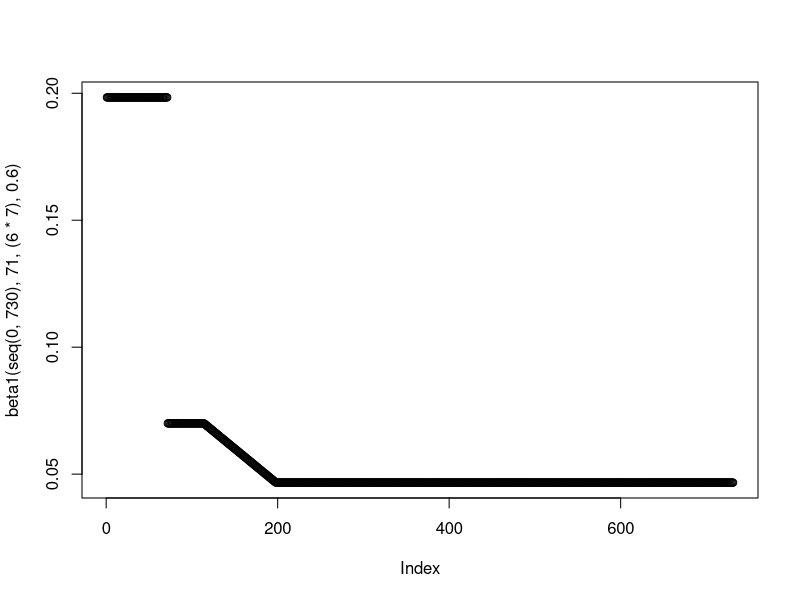
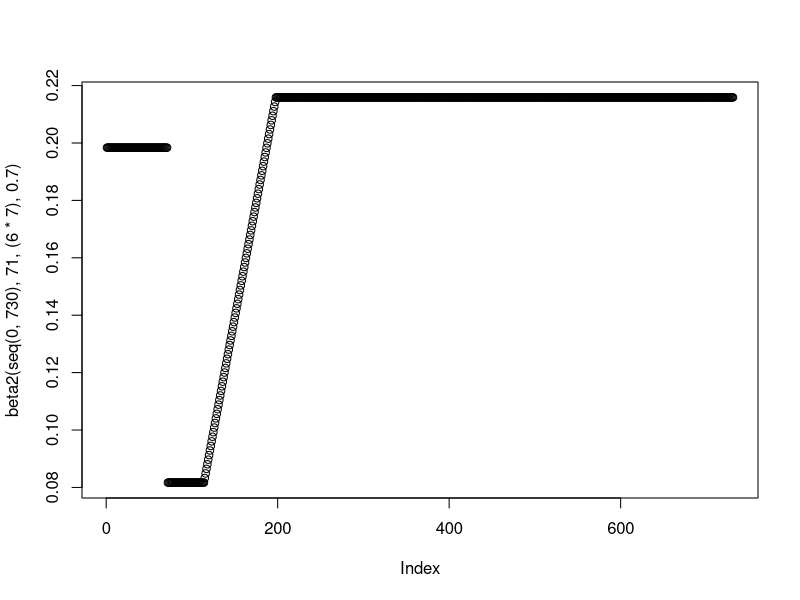
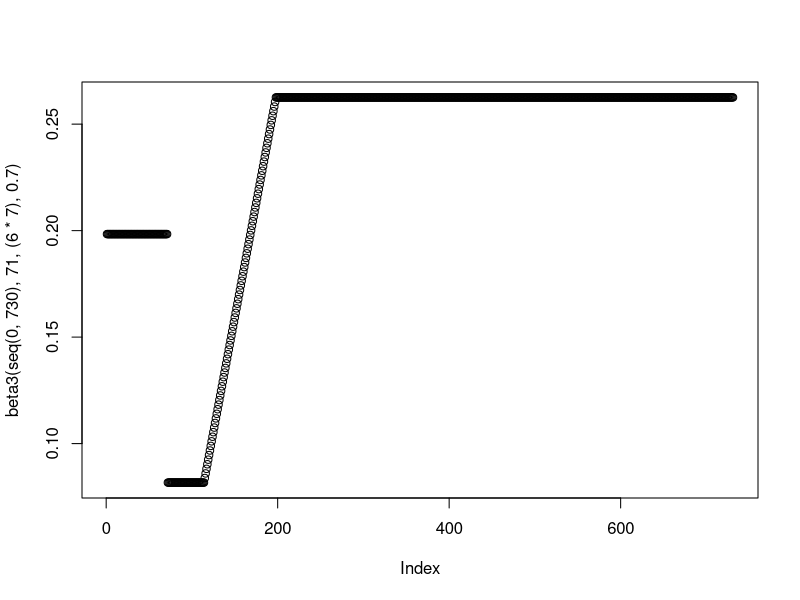
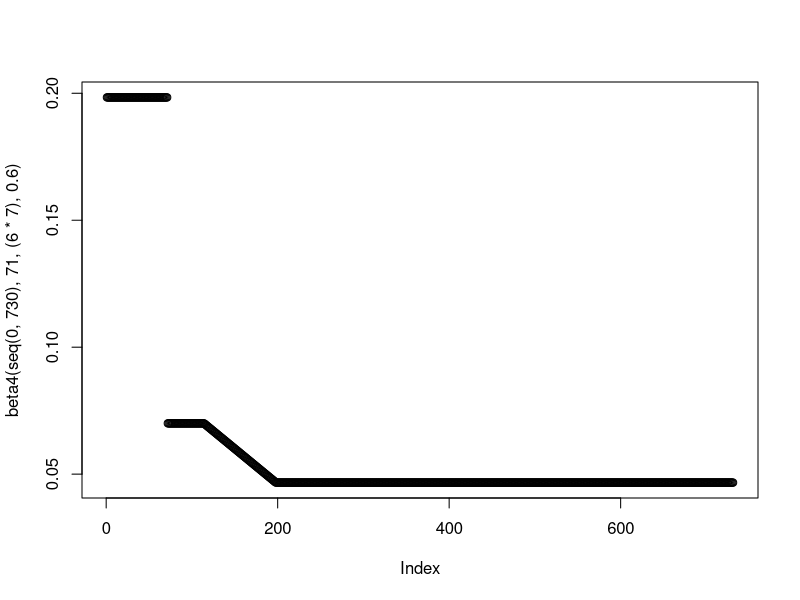

Recreate these plots in R, in order.
setwd("C:/Users/amorg/Documents/PhD/nCoV Work/Figures/Enhanced Shielding/New") # This is where the plots Output
rm(list=ls())
library("deSolve"); library("ggplot2"); library("ggpubr"); library("reshape2"); library("dplyr"); library("Cairo")

#This Script contains otuput for both the Trigger Day and Phase 2 Analysis - Part of Figure 4

#### Model Functions ####
#Generation Time Function - Uses Baseline R0 
GenTime <- function(T2, R0) {
  G = T2 * ((R0-1)/log(2))
  return(G)
}

#Beta Functions - Uses Two different Re - for beta1 and beta 4 + beta 2 and beta 3 
beta1 <- function(time, tstart1, tdur, r014) {
  gamma <- 1/(GenTime(3.3,2.8))
  beta1_2 <- 0.4*gamma
  betalin <- approxfun(x=c(tstart1+tdur, tstart1+tdur+(12*7)), y = c(r014*(gamma), beta1_2), method="linear", rule  =2)
  ifelse((time >= tstart1 & time <= tstart1+tdur), #Phase 2
         r014*(gamma),
         ifelse((time >= tstart1+tdur & time <= tstart1+tdur+(12*7)), #Phase 3
                betalin(time),
                ifelse((time >= tstart1+tdur+(12*7) & time <= 730),
                       beta1_2,
                       1.7*(gamma))))}
plot(beta1(seq(0,730), 71, (6*7), 0.6))

beta2 <- function(time, tstart1, tdur, r023) {
  gamma <- 1/(GenTime(3.3,2.8))
  beta1_2 <- 1.85*gamma
  betalin <- approxfun(x=c(tstart1+tdur, tstart1+tdur+(12*7)), y = c(r023*(gamma), beta1_2), method="linear", rule  =2)
  ifelse((time >= tstart1 & time <= tstart1+tdur), #Phase 2
         r023*(gamma),
         ifelse((time >= tstart1+tdur & time <= tstart1+tdur+(12*7)), #Phase 3
                betalin(time),
                ifelse((time >= tstart1+tdur+(12*7) & time <= 730),
                       beta1_2,
                       1.7*(gamma))))}

plot(beta2(seq(0,730), 71, (6*7), 0.7))

beta3 <- function(time, tstart1, tdur, r023) {
  gamma <- 1/(GenTime(3.3,2.8))
  beta1_2 <- 2.25*gamma
  betalin <- approxfun(x=c(tstart1+tdur, tstart1+tdur+(12*7)), y = c(r023*(gamma), beta1_2), method="linear", rule  =2)
  ifelse((time >= tstart1 & time <= tstart1+tdur), #Phase 2
         r023*(gamma),
         ifelse((time >= tstart1+tdur & time <= tstart1+tdur+(12*7)), #Phase 3
                betalin(time),
                ifelse((time >= tstart1+tdur+(12*7) & time <= 730),
                       beta1_2,
                       1.7*(gamma))))}
plot(beta3(seq(0,730), 71, (6*7), 0.7))

beta4 <- function(time,tstart1,tdur, r014) {
  gamma <- 1/(GenTime(3.3,2.8))
  beta1_2 <- 0.4*gamma
  betalin <- approxfun(x=c(tstart1+tdur, tstart1+tdur+(12*7)), y = c(r014*(gamma), beta1_2), method="linear", rule  =2)
  ifelse((time >= tstart1 & time <= tstart1+tdur), #Phase 2
         r014*(gamma),
         ifelse((time >= tstart1+tdur & time <= tstart1+tdur+(12*7)), #Phase 3
                betalin(time),
                ifelse((time >= tstart1+tdur+(12*7) & time <= 730),
                       beta1_2,
                       1.7*(gamma))))}
plot(beta4(seq(0,730), 71, (6*7), 0.6))

#ODEs Enhanced Shielding Model - Adapted to use different phase 2 R_e
SIRS <- function(time, state, parameters) {
  with(as.list(c(state, parameters)), {
    beta1 <- beta1(time,tstart1,tdur,r014)
    beta2 <- beta2(time,tstart1,tdur,r023)
    beta3 <- beta3(time,tstart1,tdur,r023)
    beta4 <- beta4(time,tstart1,tdur,r014)
    
    dSv = - beta1*Iv*Sv - beta1*Is*Sv - beta4*Ir1*Sv - beta4*Ir2*Sv - beta4*Ir3*Sv + zeta*Rv
    dSs = - beta1*Iv*Ss - beta1*Is*Ss - beta2*Ir1*Ss - beta2*Ir2*Ss - beta2*Ir3*Ss + zeta*Rs
    dSr1 = - beta4*Iv*Sr1 - beta2*Is*Sr1 - beta3*Ir1*Sr1 - beta3*Ir2*Sr1 - beta3*Ir3*Sr1 + zeta*Rr1
    dSr2 = - beta4*Iv*Sr2 - beta2*Is*Sr2 - beta3*Ir1*Sr2 - beta3*Ir2*Sr2 - beta3*Ir3*Sr2 + zeta*Rr2
    dSr3 = - beta4*Iv*Sr3 - beta2*Is*Sr3 - beta3*Ir1*Sr3 - beta3*Ir2*Sr3 - beta3*Ir3*Sr3 + zeta*Rr3
    
    dIv = beta1*Iv*Sv + beta1*Is*Sv + beta4*Ir1*Sv + beta4*Ir2*Sv + beta4*Ir3*Sv - gamma*Iv
    dIs = beta1*Iv*Ss + beta1*Is*Ss + beta2*Ir1*Ss + beta2*Ir2*Ss + beta2*Ir3*Ss - gamma*Is
    dIr1 = beta4*Iv*Sr1 + beta2*Is*Sr1 + beta3*Ir1*Sr1 + beta3*Ir2*Sr1 + beta3*Ir3*Sr1 - gamma*Ir1
    dIr2 = beta4*Iv*Sr2 + beta2*Is*Sr2 + beta3*Ir1*Sr2 + beta3*Ir2*Sr2 + beta3*Ir3*Sr2 - gamma*Ir2
    dIr3 = beta4*Iv*Sr3 + beta2*Is*Sr3 + beta3*Ir1*Sr3 + beta3*Ir2*Sr3 + beta3*Ir3*Sr3 - gamma*Ir3
    
    dRv = gamma*Iv - zeta*Rv 
    dRs = gamma*Is - zeta*Rs
    dRr1 = gamma*Ir1 - zeta*Rr1
    dRr2 = gamma*Ir2 - zeta*Rr2
    dRr3 = gamma*Ir3 - zeta*Rr3
    
    return(list(c(dSv, dSs, dSr1, dSr2, dSr3,
                  dIv, dIs, dIr1, dIr2, dIr3,
                  dRv, dRs, dRr1, dRr2, dRr3)))
  })
}


#### Baseline Parameters - Initial Conditions, Times and Baseline Parameters ####

init <- c(Sv = 0.2 - 0.0001*0.2, Ss = 0.2 - 0.0001*0.2, 
          Sr1 = 0.2 - 0.0001*0.2, Sr2 = 0.2 - 0.0001*0.2, Sr3 = 0.2 - 0.0001*0.2,
          Iv = 0.0001*0.2, Is = 0.0001*0.2, Ir1 = 0.0001*0.2, Ir2 = 0.0001*0.2, Ir3 = 0.0001*0.2,   
          Rv= 0, Rs = 0, Rr1 = 0, Rr2 = 0, Rr3 = 0)

times <- seq(0, 478, by = 1)

parmsbase = c(gamma = 1/(GenTime(3.3,2.8)), 
              zeta = 1/365,
              tstart1 = 71, 
              tdur = 6*7) 

#### SET 1) TRIGGER DAY ####

trigday <- c(46, 71, 96)

trigdata <- data.frame(matrix(nrow = 0, ncol = 15))

for(i in 1:length(trigday)) {
  parms <- c(parmsbase, r014 = 0.8, r023 = 0.9)
  parms["tstart1"] <- trigday[i]
  out1 <- data.frame(ode(y = init, func = SIRS, times = times, parms = parms))
  out1$RemS <- out1$Sr1 + out1$Sr2 + out1$Sr3
  out1$RemI <- out1$Ir1 + out1$Ir2 + out1$Ir3
  out1$RemR <- out1$Rr1 + out1$Rr2 + out1$Rr3
  out1 <- out1[, -grep("Sr|Ir|Rr", names(out1))]
  out1[,2:7] <- out1[,2:7]/0.2
  out1[,8:10] <- out1[,8:10]/0.6
  out1$Beta1 <- beta1(times, 71, (6*7), parms[["r014"]]) 
  out1$Beta2 <- beta2(times, 71, (6*7), parms[["r023"]]) 
  out1$Beta3 <- beta3(times, 71, (6*7), parms[["r023"]])
  out1$Beta4 <- beta4(times, 71, (6*7), parms[["r014"]])
  out1$trigday <- trigday[i]
  trigdata <- rbind(out1, trigdata)
}

colnames(trigdata) <- c("Time", "Suscv", "Suscs", "Infected_Iv", "Infected_Is", "Recovv", "Recovs", "RemSusc", "RemInf", "RemRecov",
                      "Beta_1", "Beta_2", "Beta_3", "Beta_4", "TriggerDay")

#Trigger Day 96

phase1 <- data.frame(xmin=0, xmax=96, ymin=-Inf, ymax=Inf, name = "P1")
phase2 <- data.frame(xmin=96, xmax=96+(6*7), ymin=-Inf, ymax=Inf, name = "P2")
phase3 <- data.frame(xmin=96+(6*7), xmax=96+(6*7)+(12*7), ymin=-Inf, ymax=Inf, name = "P3")
phase4 <- data.frame(xmin=96+(6*7)+(12*7), xmax=Inf, ymin=-Inf, ymax=Inf, name = "P4")

statsinfecv <- melt(trigdata[trigdata$TriggerDay == 96,], id.vars = c("Time"), measure.vars = c("Infected_Iv", "Infected_Is", "RemInf"))
statsinfecv$variable <- factor(statsinfecv$variable, levels=rev(levels(statsinfecv$variable)))

pinf96 <- ggplot(data = statsinfecv, aes(x = (Time), y = value, col = variable))  + theme_bw() +
  labs(x ="Time (Days)", y = "Proportion Infected") + scale_y_continuous(limits = c(0,0.125), expand = c(0,0)) +
  theme(legend.position = "bottom", legend.title = element_blank(), legend.text=element_text(size=14),  axis.text=element_text(size=14),
        axis.title.y=element_text(size=14),axis.title.x = element_text(size=14), 
        legend.spacing.x = unit(0.3, 'cm'), plot.margin=unit(c(0.7,0.7,0.8,0.8),"cm")) + scale_x_continuous(expand = c(0, 0)) + 
  scale_color_manual(values=c('blue','darkgreen','red'), labels= c("General", "Shielders", "Vulnerable")) +
  geom_rect(data=phase2, aes(xmin=xmin, xmax=xmax, ymin=ymin, ymax=ymax), fill="grey", alpha=0.5, inherit.aes = FALSE) +
  geom_rect(data=phase3, aes(xmin=xmin, xmax=xmax, ymin=ymin, ymax=ymax), fill="grey", alpha=0.35, inherit.aes = FALSE) +
  geom_rect(data=phase4, aes(xmin=xmin, xmax=xmax, ymin=ymin, ymax=ymax), fill="grey", alpha=0.5, inherit.aes = FALSE) +
  geom_text(data = phase1, aes(x = xmin, y = 0.107, label = name),inherit.aes = FALSE, size = 8, vjust = 0, hjust = 0, nudge_x = 36) +
  geom_text(data = phase2, aes(x = xmin, y = 0.107, label = name),inherit.aes = FALSE, size = 8, vjust = 0, hjust = 0, nudge_x = 7) +
  geom_text(data = phase3, aes(x = xmin, y = 0.107, label = name),inherit.aes = FALSE, size = 8, vjust = 0, hjust = 0, nudge_x = 27) +
  geom_text(data = phase4, aes(x = xmin, y = 0.107, label = name),inherit.aes = FALSE, size = 8, vjust = 0, hjust = 0, nudge_x = 110) +
  geom_line(size = 1.02, stat = "identity")

#Baseline Day 71

phase1 <- data.frame(xmin=0, xmax=71, ymin=-Inf, ymax=Inf, name = "P1")
phase2 <- data.frame(xmin=71, xmax=71+(6*7), ymin=-Inf, ymax=Inf, name = "P2")
phase3 <- data.frame(xmin=71+(6*7), xmax=71+(6*7)+(12*7), ymin=-Inf, ymax=Inf, name = "P3")
phase4 <- data.frame(xmin=71+(6*7)+(12*7), xmax=Inf, ymin=-Inf, ymax=Inf, name = "P4")

statsinfecv <- melt(trigdata[trigdata$TriggerDay == 71,], id.vars = c("Time"), measure.vars = c("Infected_Iv", "Infected_Is", "RemInf"))
statsinfecv$variable <- factor(statsinfecv$variable, levels=rev(levels(statsinfecv$variable)))

pinf71 <- ggplot(data = statsinfecv, aes(x = (Time), y = value, col = variable))  + theme_bw() +
  labs(x ="Time (Days)", y = "Proportion Infected") + scale_y_continuous(limits = c(0,0.125), expand = c(0,0)) +
  theme(legend.position = "bottom", legend.title = element_blank(), legend.text=element_text(size=14),  axis.text=element_text(size=14),
        axis.title.y=element_text(size=14),axis.title.x = element_blank(), 
        legend.spacing.x = unit(0.3, 'cm'), plot.margin=unit(c(0.7,0.7,0.8,0.8),"cm")) + scale_x_continuous(expand = c(0, 0)) + 
  scale_color_manual(values=c('blue','darkgreen','red'), labels= c("General", "Shielders", "Vulnerable")) +
  geom_rect(data=phase2, aes(xmin=xmin, xmax=xmax, ymin=ymin, ymax=ymax), fill="grey", alpha=0.5, inherit.aes = FALSE) +
  geom_rect(data=phase3, aes(xmin=xmin, xmax=xmax, ymin=ymin, ymax=ymax), fill="grey", alpha=0.35, inherit.aes = FALSE) +
  geom_rect(data=phase4, aes(xmin=xmin, xmax=xmax, ymin=ymin, ymax=ymax), fill="grey", alpha=0.5, inherit.aes = FALSE) +
  geom_text(data = phase1, aes(x = xmin, y = 0.107, label = name),inherit.aes = FALSE, size = 8, vjust = 0, hjust = 0, nudge_x = 11) +
  geom_text(data = phase2, aes(x = xmin, y = 0.107, label = name),inherit.aes = FALSE, size = 8, vjust = 0, hjust = 0, nudge_x = 8) +
  geom_text(data = phase3, aes(x = xmin, y = 0.107, label = name),inherit.aes = FALSE, size = 8, vjust = 0, hjust = 0, nudge_x = 25) +
  geom_text(data = phase4, aes(x = xmin, y = 0.107, label = name),inherit.aes = FALSE, size = 8, vjust = 0, hjust = 0, nudge_x = 125) +
  geom_line(size = 1.02, stat = "identity")

#Trigger Day 46

phase1 <- data.frame(xmin=0, xmax=46, ymin=-Inf, ymax=Inf, name = "P1")
phase2 <- data.frame(xmin=46, xmax=46+(6*7), ymin=-Inf, ymax=Inf, name = "P2")
phase3 <- data.frame(xmin=46+(6*7), xmax=46+(6*7)+(12*7), ymin=-Inf, ymax=Inf, name = "P3")
phase4 <- data.frame(xmin=46+(6*7)+(12*7), xmax=Inf, ymin=-Inf, ymax=Inf, name = "P4")

statsinfecv <- melt(trigdata[trigdata$TriggerDay == 46,], id.vars = c("Time"), measure.vars = c("Infected_Iv", "Infected_Is", "RemInf"))
statsinfecv$variable <- factor(statsinfecv$variable, levels=rev(levels(statsinfecv$variable)))

pinf46 <- ggplot(data = statsinfecv, aes(x = (Time), y = value, col = variable))  + theme_bw() +
  labs(x ="Time (Days)", y = "Proportion Infected") + scale_y_continuous(limits = c(0,0.125), expand = c(0,0)) +
  theme(legend.position = "bottom", legend.title = element_blank(), legend.text=element_text(size=14),  axis.text=element_text(size=14),
        axis.title.y=element_text(size=14),axis.title.x = element_blank(), 
        legend.spacing.x = unit(0.3, 'cm'), plot.margin=unit(c(0.7,0.7,0.8,0.8),"cm")) + scale_x_continuous(expand = c(0, 0)) + 
  scale_color_manual(values=c('blue','darkgreen','red'), labels= c("General", "Shielders", "Vulnerable")) +
  geom_rect(data=phase2, aes(xmin=xmin, xmax=xmax, ymin=ymin, ymax=ymax), fill="grey", alpha=0.5, inherit.aes = FALSE) +
  geom_rect(data=phase3, aes(xmin=xmin, xmax=xmax, ymin=ymin, ymax=ymax), fill="grey", alpha=0.35, inherit.aes = FALSE) +
  geom_rect(data=phase4, aes(xmin=xmin, xmax=xmax, ymin=ymin, ymax=ymax), fill="grey", alpha=0.5, inherit.aes = FALSE) +
  geom_text(data = phase1, aes(x = xmin, y = 0.107, label = name),inherit.aes = FALSE, size = 8, vjust = 0, hjust = 0, nudge_x = 11) +
  geom_text(data = phase2, aes(x = xmin, y = 0.107, label = name),inherit.aes = FALSE, size = 8, vjust = 0, hjust = 0, nudge_x = 8) +
  geom_text(data = phase3, aes(x = xmin, y = 0.107, label = name),inherit.aes = FALSE, size = 8, vjust = 0, hjust = 0, nudge_x = 25) +
  geom_text(data = phase4, aes(x = xmin, y = 0.107, label = name),inherit.aes = FALSE, size = 8, vjust = 0, hjust = 0, nudge_x = 125) +
  geom_line(size = 1.02, stat = "identity")

#### SET 2) PHASE 2 ANALYSIS ####

retest <- data.frame(scenario = c("Lower", "Baseline", "Higher"),
                     Re14 = c(0.6, 0.8, 1),
                     Re23 = c(0.7, 0.9, 1.1))

redata <- data.frame(matrix(nrow = 0, ncol = 15))

for(i in 1:nrow(retest)) {
  parms <- c(parmsbase, r014 = retest[i,2], r023 = retest[i,3])
  out1 <- data.frame(ode(y = init, func = SIRS, times = times, parms = parms))
  out1$RemS <- out1$Sr1 + out1$Sr2 + out1$Sr3
  out1$RemI <- out1$Ir1 + out1$Ir2 + out1$Ir3
  out1$RemR <- out1$Rr1 + out1$Rr2 + out1$Rr3
  out1 <- out1[, -grep("Sr|Ir|Rr", names(out1))]
  out1[,2:7] <- out1[,2:7]/0.2
  out1[,8:10] <- out1[,8:10]/0.6
  out1$Beta1 <- beta1(times, 71, (6*7), parms[["r014"]]) 
  out1$Beta2 <- beta2(times, 71, (6*7), parms[["r023"]]) 
  out1$Beta3 <- beta3(times, 71, (6*7), parms[["r023"]])
  out1$Beta4 <- beta4(times, 71, (6*7), parms[["r014"]])
  out1$r_e4 <- as.factor(retest[i,1])
  redata <- rbind(out1, redata)
}

colnames(redata) <- c("Time", "Suscv", "Suscs", "Infected_Iv", "Infected_Is", "Recovv", "Recovs", "RemSusc", "RemInf", "RemRecov",
                      "Beta_1", "Beta_2", "Beta_3", "Beta_4", "Phase4_Re")

phase1 <- data.frame(xmin=0, xmax=71, ymin=-Inf, ymax=Inf, name = "P1")
phase2 <- data.frame(xmin=71, xmax=71+(6*7), ymin=-Inf, ymax=Inf, name = "P2")
phase3 <- data.frame(xmin=71+(6*7), xmax=71+(6*7)+(12*7), ymin=-Inf, ymax=Inf, name = "P3")
phase4 <- data.frame(xmin=71+(6*7)+(12*7), xmax=Inf, ymin=-Inf, ymax=Inf, name = "P4")

# R_e 0.6/0.7

statsinfecv <- melt(redata[redata$Phase4_Re == "Lower",], id.vars = c("Time"), measure.vars = c("Infected_Iv", "Infected_Is", "RemInf"))
statsinfecv$variable <- factor(statsinfecv$variable, levels=rev(levels(statsinfecv$variable)))

pinf0607 <- ggplot(data = statsinfecv, aes(x = (Time), y = value, col = variable))  + theme_bw() +
  labs(x ="Time (Days)", y = "Proportion Infected") + scale_y_continuous(limits = c(0,0.07), expand = c(0,0)) +
  theme(legend.position = "bottom", legend.title = element_blank(), legend.text=element_text(size=14),  axis.text=element_text(size=14),
        axis.title.y=element_text(size=14),axis.title.x = element_blank(), 
        legend.spacing.x = unit(0.3, 'cm'), plot.margin=unit(c(0.7,0.7,0.8,0.8),"cm")) + scale_x_continuous(expand = c(0, 0)) + 
  scale_color_manual(values=c('blue','darkgreen','red'), labels= c("General", "Shielders", "Vulnerable")) +
  geom_rect(data=phase2, aes(xmin=xmin, xmax=xmax, ymin=ymin, ymax=ymax), fill="grey", alpha=0.5, inherit.aes = FALSE) +
  geom_rect(data=phase3, aes(xmin=xmin, xmax=xmax, ymin=ymin, ymax=ymax), fill="grey", alpha=0.35, inherit.aes = FALSE) +
  geom_rect(data=phase4, aes(xmin=xmin, xmax=xmax, ymin=ymin, ymax=ymax), fill="grey", alpha=0.5, inherit.aes = FALSE) +
  geom_text(data = phase1, aes(x = xmin, y = 0.06, label = name),inherit.aes = FALSE, size = 8, vjust = 0, hjust = 0, nudge_x = 25) +
  geom_text(data = phase2, aes(x = xmin, y = 0.06, label = name),inherit.aes = FALSE, size = 8, vjust = 0, hjust = 0, nudge_x = 8) +
  geom_text(data = phase3, aes(x = xmin, y = 0.06, label = name),inherit.aes = FALSE, size = 8, vjust = 0, hjust = 0, nudge_x = 30) +
  geom_text(data = phase4, aes(x = xmin, y = 0.06, label = name),inherit.aes = FALSE, size = 8, vjust = 0, hjust = 0, nudge_x = 125) +
  geom_line(size = 1.02, stat = "identity")

# R_e 0.8/0.9

statsinfecv <- melt(redata[redata$Phase4_Re == "Baseline",], id.vars = c("Time"), measure.vars = c("Infected_Iv", "Infected_Is", "RemInf"))
statsinfecv$variable <- factor(statsinfecv$variable, levels=rev(levels(statsinfecv$variable)))

pinf0809 <- ggplot(data = statsinfecv, aes(x = (Time), y = value, col = variable))  + theme_bw() +
  labs(x ="Time (Days)", y = "Proportion Infected") + scale_y_continuous(limits = c(0,0.07), expand = c(0,0)) +
  theme(legend.position = "bottom", legend.title = element_blank(), legend.text=element_text(size=14),  axis.text=element_text(size=14),
        axis.title.y=element_text(size=14),axis.title.x = element_blank(), 
        legend.spacing.x = unit(0.3, 'cm'), plot.margin=unit(c(0.7,0.7,0.8,0.8),"cm")) + scale_x_continuous(expand = c(0, 0)) + 
  scale_color_manual(values=c('blue','darkgreen','red'), labels= c("General", "Shielders", "Vulnerable")) +
  geom_rect(data=phase2, aes(xmin=xmin, xmax=xmax, ymin=ymin, ymax=ymax), fill="grey", alpha=0.5, inherit.aes = FALSE) +
  geom_rect(data=phase3, aes(xmin=xmin, xmax=xmax, ymin=ymin, ymax=ymax), fill="grey", alpha=0.35, inherit.aes = FALSE) +
  geom_rect(data=phase4, aes(xmin=xmin, xmax=xmax, ymin=ymin, ymax=ymax), fill="grey", alpha=0.5, inherit.aes = FALSE) +
  geom_text(data = phase1, aes(x = xmin, y = 0.06, label = name),inherit.aes = FALSE, size = 8, vjust = 0, hjust = 0, nudge_x = 25) +
  geom_text(data = phase2, aes(x = xmin, y = 0.06, label = name),inherit.aes = FALSE, size = 8, vjust = 0, hjust = 0, nudge_x = 8) +
  geom_text(data = phase3, aes(x = xmin, y = 0.06, label = name),inherit.aes = FALSE, size = 8, vjust = 0, hjust = 0, nudge_x = 30) +
  geom_text(data = phase4, aes(x = xmin, y = 0.06, label = name),inherit.aes = FALSE, size = 8, vjust = 0, hjust = 0, nudge_x = 125) +
  geom_line(size = 1.02, stat = "identity")

# R_e 1.0/1.1

statsinfecv <- melt(redata[redata$Phase4_Re == "Higher",], id.vars = c("Time"), measure.vars = c("Infected_Iv", "Infected_Is", "RemInf"))
statsinfecv$variable <- factor(statsinfecv$variable, levels=rev(levels(statsinfecv$variable)))

pinf1011 <- ggplot(data = statsinfecv, aes(x = (Time), y = value, col = variable))  + theme_bw() +
  labs(x ="Time (Days)", y = "Proportion Infected") + scale_y_continuous(limits = c(0,0.07), expand = c(0,0)) +
  theme(legend.position = "none", legend.title = element_text(size=14), legend.text=element_text(size=14),  axis.text=element_text(size=14),
        axis.title.y=element_text(size=14),axis.title.x = element_text(size=14), 
        legend.spacing.x = unit(0.3, 'cm'), plot.margin=unit(c(0.7,0.7,0.8,0.8),"cm")) + scale_x_continuous(expand = c(0, 0)) + 
  scale_color_manual(values=c('blue','darkgreen','red'), labels= c("General", "Shielders", "Vulnerable")) +
  geom_rect(data=phase2, aes(xmin=xmin, xmax=xmax, ymin=ymin, ymax=ymax), fill="grey", alpha=0.5, inherit.aes = FALSE) +
  geom_rect(data=phase3, aes(xmin=xmin, xmax=xmax, ymin=ymin, ymax=ymax), fill="grey", alpha=0.35, inherit.aes = FALSE) +
  geom_rect(data=phase4, aes(xmin=xmin, xmax=xmax, ymin=ymin, ymax=ymax), fill="grey", alpha=0.5, inherit.aes = FALSE) +
  geom_text(data = phase1, aes(x = xmin, y = 0.06, label = name),inherit.aes = FALSE, size = 8, vjust = 0, hjust = 0, nudge_x = 25) +
  geom_text(data = phase2, aes(x = xmin, y = 0.06, label = name),inherit.aes = FALSE, size = 8, vjust = 0, hjust = 0, nudge_x = 8) +
  geom_text(data = phase3, aes(x = xmin, y = 0.06, label = name),inherit.aes = FALSE, size = 8, vjust = 0, hjust = 0, nudge_x = 30) +
  geom_text(data = phase4, aes(x = xmin, y = 0.06, label = name),inherit.aes = FALSE, size = 8, vjust = 0, hjust = 0, nudge_x = 125) +
  geom_line(size = 1.02, stat = "identity")

#### Plotting - Phase 2 ####
plot <- ggarrange(pinf46, NULL,
                  
                  pinf71, NULL,
                  
                  pinf96,  
                  
                  ncol = 1, nrow = 5, 
                  
                  heights = c(0.5, -0.03, 0.5, -0.03, 0.55), 
                  labels = c("A","", "B","", "C"), font.label = c(size = 20), common.legend = TRUE, legend = "bottom" )

plot1 <- ggarrange(pinf0607, NULL,
                  
                   pinf0809, NULL,
                  
                   pinf1011,  
                  
                  ncol = 1, nrow = 5, 
                  
                  heights = c(0.5, -0.03, 0.5, -0.03, 0.55), 
                  labels = c("A","", "B","", "C"), font.label = c(size = 20), common.legend = TRUE, legend = "bottom" )

#Anti-Aliasing in Plots - Can Ignore 
ggsave(plot, filename = "FigS4.png", dpi = 300, type = "cairo",
       width = 8.5, height = 11, units = "in")

ggsave(plot1, filename = "FigS5.png", dpi = 300, type = "cairo",
       width = 8.5, height = 11, units = "in")
